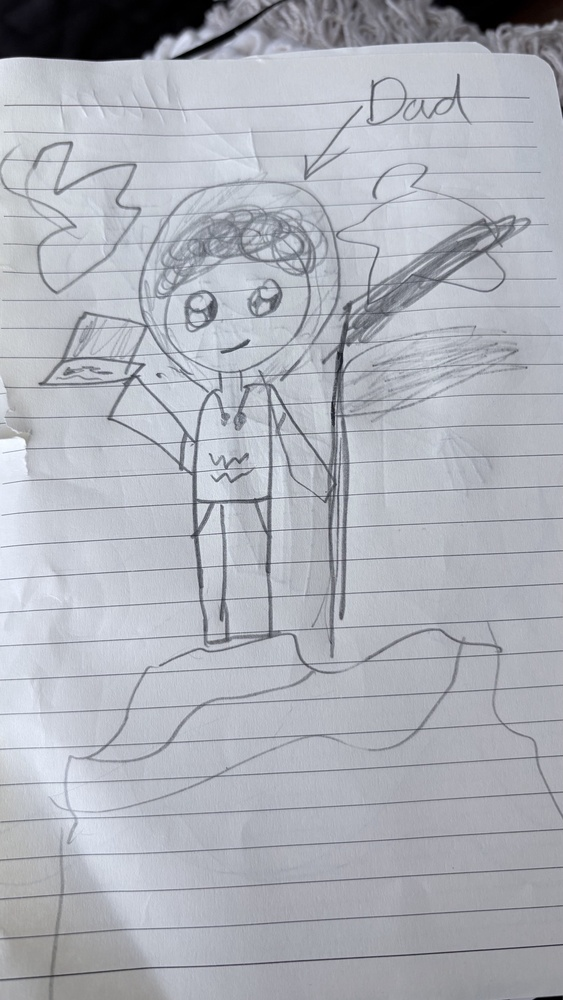
#> input picture _originals/dad-sketch.original.jpeg, 563 x 1000 px, shrunk from 1126 x 2000 before the run
$ python remove-bg-flat.py ../_originals/dad-sketch.original.jpeg
#> lines starting #> are read from the running program, lines starting #| are printed output that depends on the picture
#!/usr/bin/env python3
"""Cut a flat background off character art -> true transparent PNGs.

  python3 scripts/remove-bg-flat.py                 # every character PNG that still has no alpha
  python3 scripts/remove-bg-flat.py path/to/a.png   # specific files

This is the no-dependency companion to remove-bg.py. That one uses rembg's u2net
model, which is the better tool for photographic or busy backgrounds but needs a
~200MB download. Our illustrations are flat cel-shaded figures on a plain light
ground, which a flood fill handles exactly and instantly.

It fills inward from the border only, so white *inside* the figure is kept — the
palace guards' armour is near-white and survives. Edge pixels are feathered by
alpha so the cut-out doesn't get a hard jaggy outline.

Scenes and covers keep their backgrounds; only run this on character cut-outs.
Needs: pillow (already a dev dependency of the image scripts).
"""
import sys, os, glob
from collections import deque
from PIL import Image

ROOT = os.path.dirname(os.path.dirname(os.path.abspath(__file__)))
ART = os.path.join(ROOT, "public", "art", "illustrations")

# Covers and scene art are meant to be opaque — never key them out.
SKIP = {"garden-quest.png"}

# How far a pixel may differ from the sampled background and still be background.
# The figures carry thick black outlines, so there is a wide gap between "ground"
# and "ink" and this can be generous without eating the art.
TOL = 60.0
# Pixels within this much beyond the tolerance fade out rather than cutting hard.
FEATHER = 22.0


def already_transparent(img):
    """True if the image has a real alpha channel that is actually used."""
    if img.mode not in ("RGBA", "LA"):
        return False
    alpha = img.getchannel("A")
    return alpha.getextrema()[0] < 250


def cut(path):
#> called with path = '../_originals/dad-sketch.original.jpeg'
    img = Image.open(path).convert("RGBA")
    w, h = img.size
#> w = 563; h = 1000
    px = img.load()

    # Sample the background from the whole border, not just the corners: one odd
    # corner (a stray shadow, a signature) would otherwise shift the reference
    # colour enough that real background lands in the feather band and is left
    # semi-transparent instead of being cut. The median per channel ignores
    # those outliers.
    border = []
    for x in range(w):
        border.append(px[x, 0]); border.append(px[x, h - 1])
#> after the loop, border = 1126 items, first 6: (17, 16, 22, 255), (166, 165, 170, 255), (16, 15, 21, 255), (168, 167, 172, 255), (15, 14, 20, 255), (169, 168, 173, 255)
    for y in range(h):
        border.append(px[0, y]); border.append(px[w - 1, y])
#> after the loop, border = 3126 items, first 6: (17, 16, 22, 255), (166, 165, 170, 255), (16, 15, 21, 255), (168, 167, 172, 255), (15, 14, 20, 255), (169, 168, 173, 255)
    bg = tuple(sorted(p[i] for p in border)[len(border) // 2] for i in range(3))
#> bg = (170, 171, 176)

    def dist(p):
        return ((p[0] - bg[0]) ** 2 + (p[1] - bg[1]) ** 2 + (p[2] - bg[2]) ** 2) ** 0.5

    # Flood fill inward from every border pixel. Anything the fill cannot reach
    # is inside the figure and stays fully opaque.
    seen = bytearray(w * h)
    q = deque()
    for x in range(w):
        for y in (0, h - 1):
            q.append((x, y))
    for y in range(h):
        for x in (0, w - 1):
            q.append((x, y))

    cleared = 0
    while q:
        x, y = q.popleft()
        i = y * w + x
        if seen[i]:
            continue
        seen[i] = 1
        d = dist(px[x, y])
        if d > TOL + FEATHER:
            continue
        r, g, b, _ = px[x, y]
        if d <= TOL:
            px[x, y] = (r, g, b, 0)
        else:
            # In the feather band: fade out proportionally.
            px[x, y] = (r, g, b, int(255 * (d - TOL) / FEATHER))
        cleared += 1
        if x > 0: q.append((x - 1, y))
        if x < w - 1: q.append((x + 1, y))
        if y > 0: q.append((x, y - 1))
        if y < h - 1: q.append((x, y + 1))
#> this loop made 2001376 passes
#> (d, r, g, b) on passes 2, 4, 6: (9.38, 166, 165, 170), (6, 168, 167, 172), (4.36, 169, 168, 173)
#> after the loop, cleared = 500072

    img.save(path)
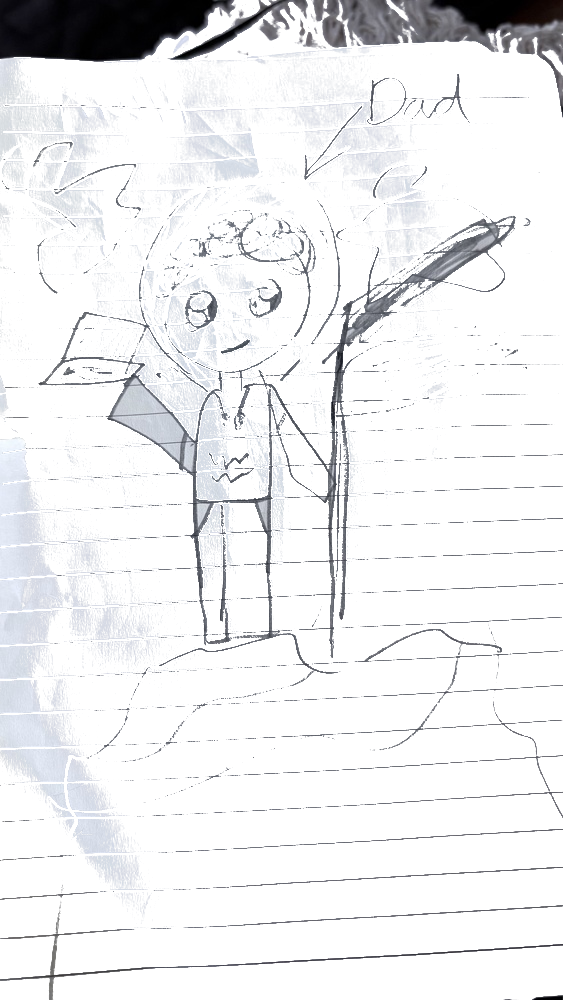
#> saved as dad-sketch.original.jpeg: PIL image 563x1000 RGBA; mean R, G, B, A 173.9, 177.1, 185.2, 41.7; transparent parts drawn white
    return cleared, w * h


files = sys.argv[1:]
if not files:
    files = [f for f in sorted(glob.glob(os.path.join(ART, "*.png")))
             if os.path.basename(f) not in SKIP]

for f in files:
    name = os.path.relpath(f, ROOT)
    try:
        if already_transparent(Image.open(f)):
            print(f"–  already a cut-out: {name}")
            continue
        cleared, total = cut(f)
#> cleared = 500072; total = 563000
        print(f"✅ cut out {cleared * 100 // total}% background: {name}")
#| ✅ cut out 88% background: _originals/dad-sketch.original.jpeg
    except Exception as e:
        print(f"❌ {name}: {e}")

$ run again, on _originals/lily-sketch.original.jpeg
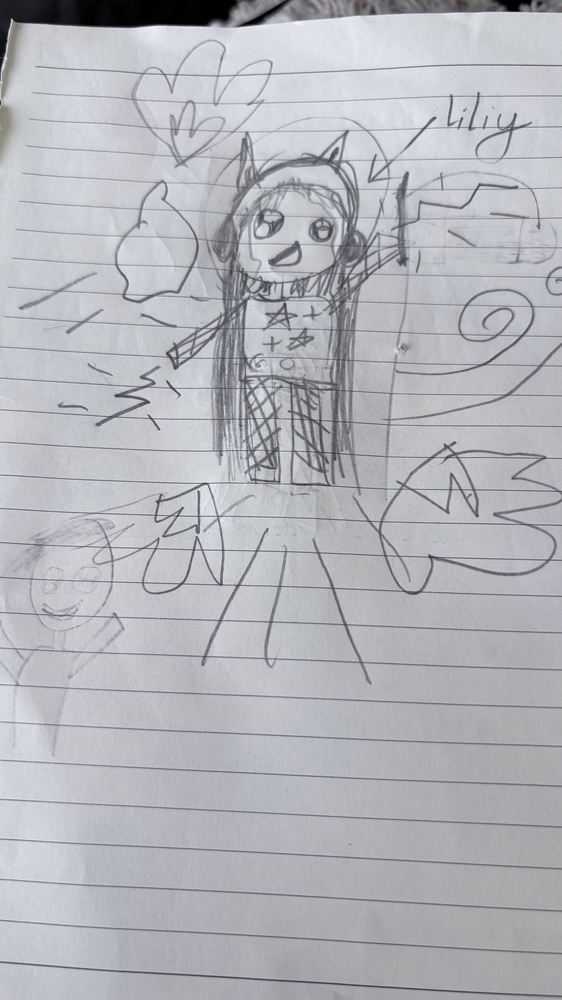
#> input picture _originals/lily-sketch.original.jpeg, 562 x 1000 px, shrunk from 3213 x 5712 before the run
#> after the loop in cut, `for x in range(w):`: border = 1124 items, first 6: (29, 28, 34, 255), (197, 198, 203, 255), (28, 27, 33, 255), (195, 196, 201, 255), (28, 27, 33, 255), (194, 195, 200, 255)
#> after the loop in cut, `for y in range(h):`: border = 3124 items, first 6: (29, 28, 34, 255), (197, 198, 203, 255), (28, 27, 33, 255), (195, 196, 201, 255), (28, 27, 33, 255), (194, 195, 200, 255)
#> bg = (175, 175, 180)
#> the loop in cut, `while q:` made 1996153 passes
#> (d, r, g, b) on passes 2, 4, 6: (39.27, 197, 198, 203), (35.81, 195, 196, 201), (34.07, 194, 195, 200)
#> after the loop in cut, `while q:`: cleared = 498874
#> in cut, `img.save(path)`:
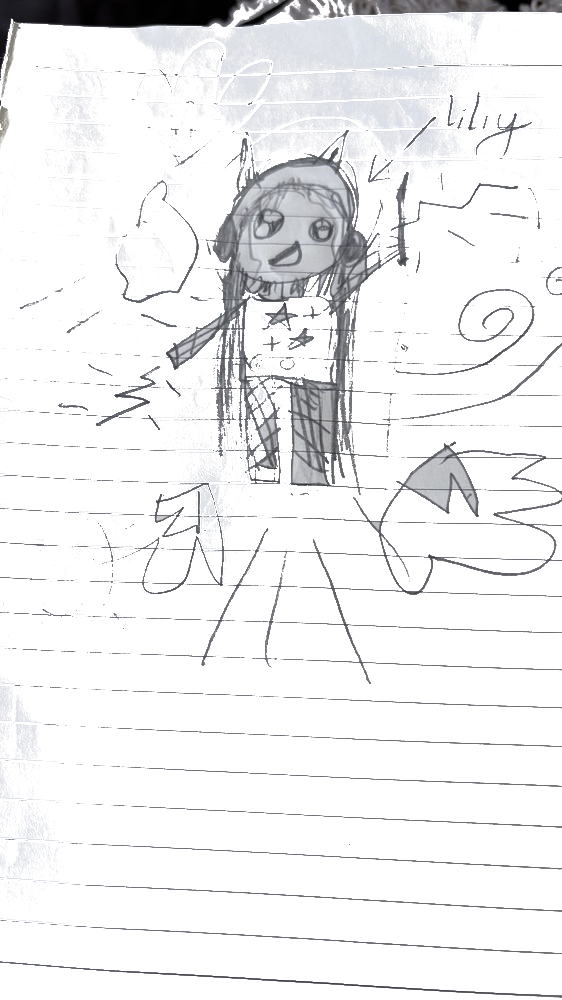
#> saved as lily-sketch.original.jpeg: PIL image 562x1000 RGBA; mean R, G, B, A 179.8, 181.3, 186.8, 38.8; transparent parts drawn white
#> `cleared, total = cut(f)`: total = 562000
#| ✅ cut out 88% background: _originals/lily-sketch.original.jpeg

$ run again, on _originals/mum-sketch.original.jpeg
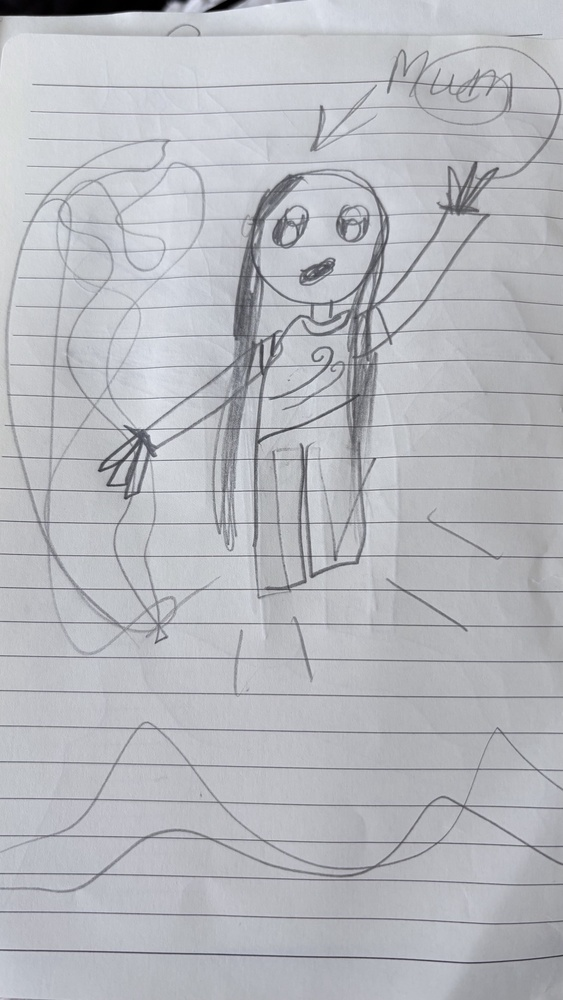
#> input picture _originals/mum-sketch.original.jpeg, 563 x 1000 px, shrunk from 1126 x 2000 before the run
#> after the loop in cut, `for x in range(w):`: border = 1126 items, first 6: (7, 6, 11, 255), (193, 193, 203, 255), (7, 6, 11, 255), (197, 197, 207, 255), (7, 6, 11, 255), (198, 196, 207, 255)
#> after the loop in cut, `for y in range(h):`: border = 3126 items, first 6: (7, 6, 11, 255), (193, 193, 203, 255), (7, 6, 11, 255), (197, 197, 207, 255), (7, 6, 11, 255), (198, 196, 207, 255)
#> bg = (182, 183, 189)
#> the loop in cut, `while q:` made 1989363 passes
#> (d, r, g, b) on passes 2, 4, 6: (20.42, 193, 193, 203), (27.29, 197, 197, 207), (27.37, 198, 196, 207)
#> after the loop in cut, `while q:`: cleared = 497265
#> in cut, `img.save(path)`:
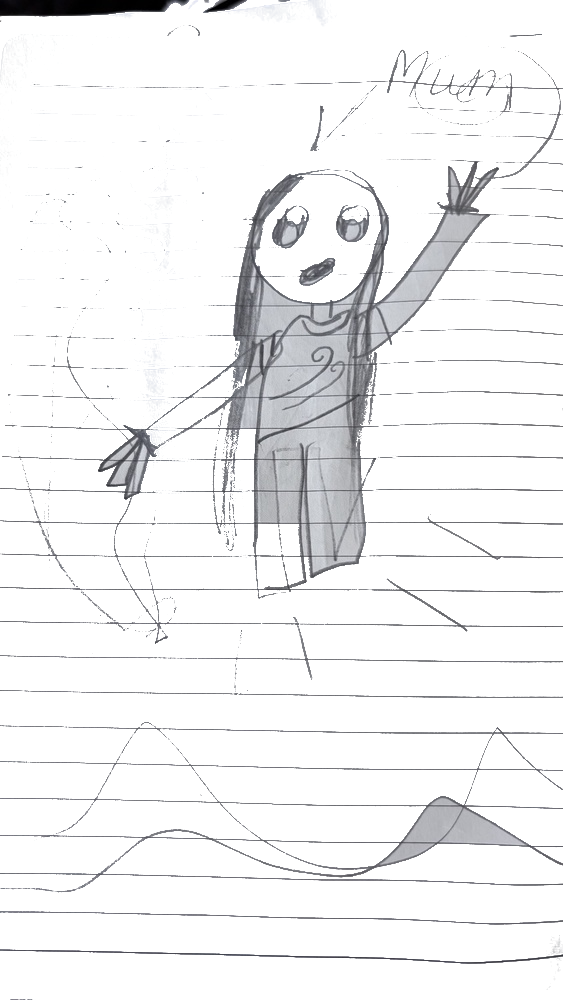
#> saved as mum-sketch.original.jpeg: PIL image 563x1000 RGBA; mean R, G, B, A 182.9, 184.6, 190, 32.2; transparent parts drawn white
#> `cleared, total = cut(f)`: total = 563000
#| ✅ cut out 88% background: _originals/mum-sketch.original.jpeg
